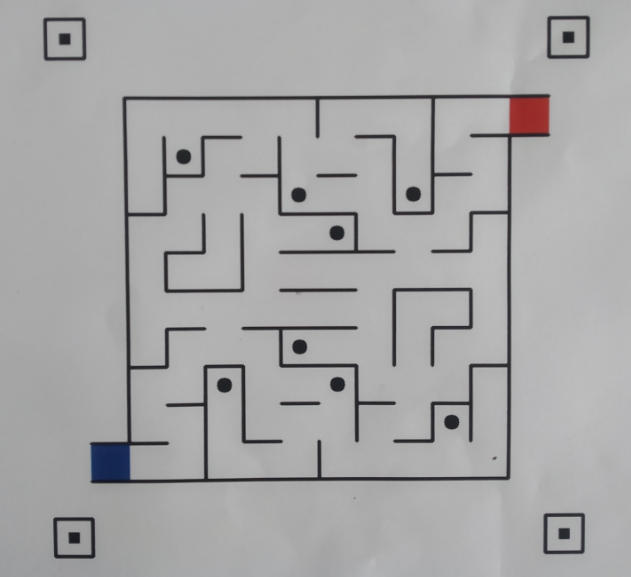
#> input picture python/origin_map/test.png, 631 x 577 px
$ python -i map.py   (imports and definitions only)
#> lines starting #> are read from the running program, lines starting #| are printed output that depends on the picture; after the words box and inside, x2 and y2 are one past the last pixel; in counts of white or black regions, pixels touching at a corner belong together
#> further down, picture is the input picture: shape (577, 631, 3); mean B, G, R 167.6, 166.9, 167.3
import cv2
from random import *
import numpy as np

class Treasure():
    """ 宝藏函数
    注意这里描述坐标和CV2一样，左上角为原点 往右和往下分别是x和y的正方向
    Attributes:
        self.origin_map: 原始输入的地图
        self.x: 方块区域x坐标
        self.y: 方块区域y坐标
    """

    def __init__(self):
        """ 随机宝藏初始化
        :return: None
        """
        # 将地图化为10*10个方块 分为了100个区域用正交坐标唯一表示 注意到地图是中心对称分布，先生成一半再生成另一半
        self.origin_map = None
        self.x = [randint(1, 5) for i in range(4)]  # 生成4个随机x坐标，下同
        self.y = [randint(1, 5) for i in range(4)]
        for i in range(4):
            symmetry_x = 11 - self.x[i]
            symmetry_y = 11 - self.y[i]
            self.x.append(symmetry_x)
            self.y.append(symmetry_y)
        print(self.x,self.y)

    def DrawTreasure(self, img_address):
        """ 画宝藏位置

        Args:
            :param img_address:输入图像的地址
        :return:
            draw_map: 画好宝藏的地图
        """
        self.origin_map = cv2.imread(img_address)  # 读取图像
        draw_map = cv2.imread(img_address)  # 保存一份原图
        size = self.origin_map.shape  # 读取图像的尺寸
        length = size[1]  # 图像长度
        height = size[0]  # 图像高度
        # xy轴拆分成为10份的单位长度
        x_stepping = int(length / 10)
        y_stepping = int(height / 10)
        # 定位的点是小方块的右下角 需要修正到小方块的中心
        x_correction = int(length / 20)
        y_correction = int(height / 20)
        # 椭圆xy方向的轴长 0.4 这个系数是看图像看的大概 椭圆xy轴长/单个小方格的xy = 0.4
        ellipse_x = int(0.18 * x_stepping)
        ellipse_y = int(0.18 * y_stepping)

        for i in range(8):
            # 画8个宝藏的位置 ellipse里面参数 第一个括号两个坐标 第二个括号xy方向轴长 0 0 360 角度相关不管 （0，0，0）颜色 -1 填充
            cv2.ellipse(draw_map, (self.x[i] * x_stepping - x_correction, self.y[i] * y_stepping - y_correction),
                        # 坐标步长*第几个 - 修正坐标
                        (ellipse_x, ellipse_y), 0, 0, 360, (0, 0, 0), -1)
        return draw_map

    def FindTreasure(self,img):
        """ 找宝藏

        Args:
            img: 输入图像

        Returns:
            img: 画好的图像
            location: 宝藏所在位置的xy坐标
        """
        gray = cv2.cvtColor(img, cv2.COLOR_BGR2GRAY)
        ret, thresh = cv2.threshold(gray, 127, 255, cv2.THRESH_BINARY)
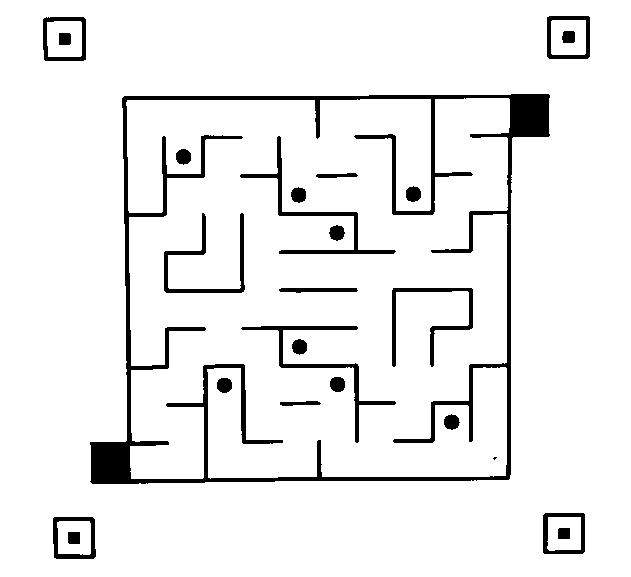
#> thresh: shape (577, 631); 93.1% white; 25 black regions (1 under 20 px)
        contours, hierarchy = cv2.findContours(thresh, cv2.RETR_TREE,
                                               cv2.CHAIN_APPROX_SIMPLE)  # contours为轮廓集，可以计算轮廓的长度、面积等
#> contours = 31 contours, 1 with area under 20; largest, box (x1, y1, x2, y2) and area: (0, 0, 631, 577) 362880, (89, 93, 551, 485) 152889, (126, 98, 510, 479) 135006, (42, 16, 87, 62) 1952, (546, 15, 591, 60) 1922
        location = []  # 保存坐标的数组
        for cnt in contours:
            if len(cnt) > 5:  # 点的数量够多，滤噪点
                S1 = cv2.contourArea(cnt)  # 封闭曲面的面积
                ell = cv2.fitEllipse(cnt)
                """
                返回值：ellipse = [ (x, y) , (a, b), angle ]
                （x, y）代表椭圆中心点的位置
                （a, b）代表长短轴长度，应注意a、b为长短轴的直径，而非半径
                angle 代表了中心旋转的角度
                """
                contour = cnt.reshape(-1, 2)
                # 找出轮廓坐标中x的最大值
                max_x = np.max(contour[:, 0])
                # 找出轮廓坐标中x的最小值
                min_x = np.min(contour[:, 0])
                # 找出轮廓坐标中y的最大值
                max_y = np.max(contour[:, 1])
                # 找出轮廓坐标中y的最大值
                min_y = np.min(contour[:, 1])

                # 计算轮廓最大xy边长 （即外接矩形长宽）
                contour_x = max_x - min_x
                contour_y = max_y - min_y
                # S2 =math.pi*ell[1][0]*ell[1][1]
                size = thresh.shape  # 读取图像的尺寸
                length = size[1]  # 图像长度
                height = size[0]  # 图像高度
                block_x = length / 10
                block_y = height / 10
                block_s = (length * height) / 100  # 每一个小方块的面积
                # S=π(圆周率)×a×b  ab的比上小方块边长约为0.39，即“半径”为0.18 比值为 (π * 0.18 * 0.18 )/ 1 算出为0.102 取0.09（放宽下限）
                min = 0.09 * block_s
                max = 0.2 * block_s  # 随便给的
                if (min < S1 < max) and \
                        (0.15 * block_x < contour_x < 0.5 * block_x) and \
                        (0.15 * block_y < contour_y < 0.5 * block_y):  # 判断是否满足条件 分别是面积 xy轴长 后面两个直接写里面了
                    cv2.ellipse(img, ell, (0, 255, 0), 2)
                    location.append(ell[0])
#> this loop made 31 passes
#> (S1, ell, max_x, min_x, max_y, min_y, contour_x, contour_y) on passes 2, 3, 4, 5, 6, 7, 8, 9, 11: (1830, ((73.85, 536.9), (45, 89.05), 177.8), 96, 52, 559, 516, 44, 43), (1036.5, ((74.99, 537), (36.21, 53.77), 89.23), 90, 57, 554, 521, 33, 33), (165.5, ((73.72, 537.3), (16.41, 17.05), 135), 80, 67, 544, 531, 13, 13), (1793, ((563.5, 533), (55.93, 57.44), 58.94), 585, 542, 554, 512, 43, 42), (1034, ((564.7, 532.1), (40.8, 48), 173.3), 580, 547, 550, 517, 33, 33), (152.5, ((563.7, 533.2), (15.54, 16.5), 69.02), 570, 557, 539, 527, 13, 12), (152889, ((320.7, 285.4), (459.2, 588.7), 6.52), 550, 89, 484, 93, 461, 391), (135006, ((319.7, 287.8), (395.1, 417), 97.57), 509, 126, 478, 98, 383, 380), (210.5, ((451.2, 421.6), (16.3, 16.88), 87.8), 460, 443, 430, 413, 17, 17)
#> cnt on pass 1: [[0, 0], [0, 576], [630, 576], [630, 0]]
#> after the loop, location = []
                # print(str(S1) + "    " + str(S2)+"   "+str(ell[0][0])+"   "+str(ell[0][1]))
        return img,location

>>> import cv2
>>> picture = cv2.imread('origin_map/test.png')
>>> result = Treasure().FindTreasure(picture)
